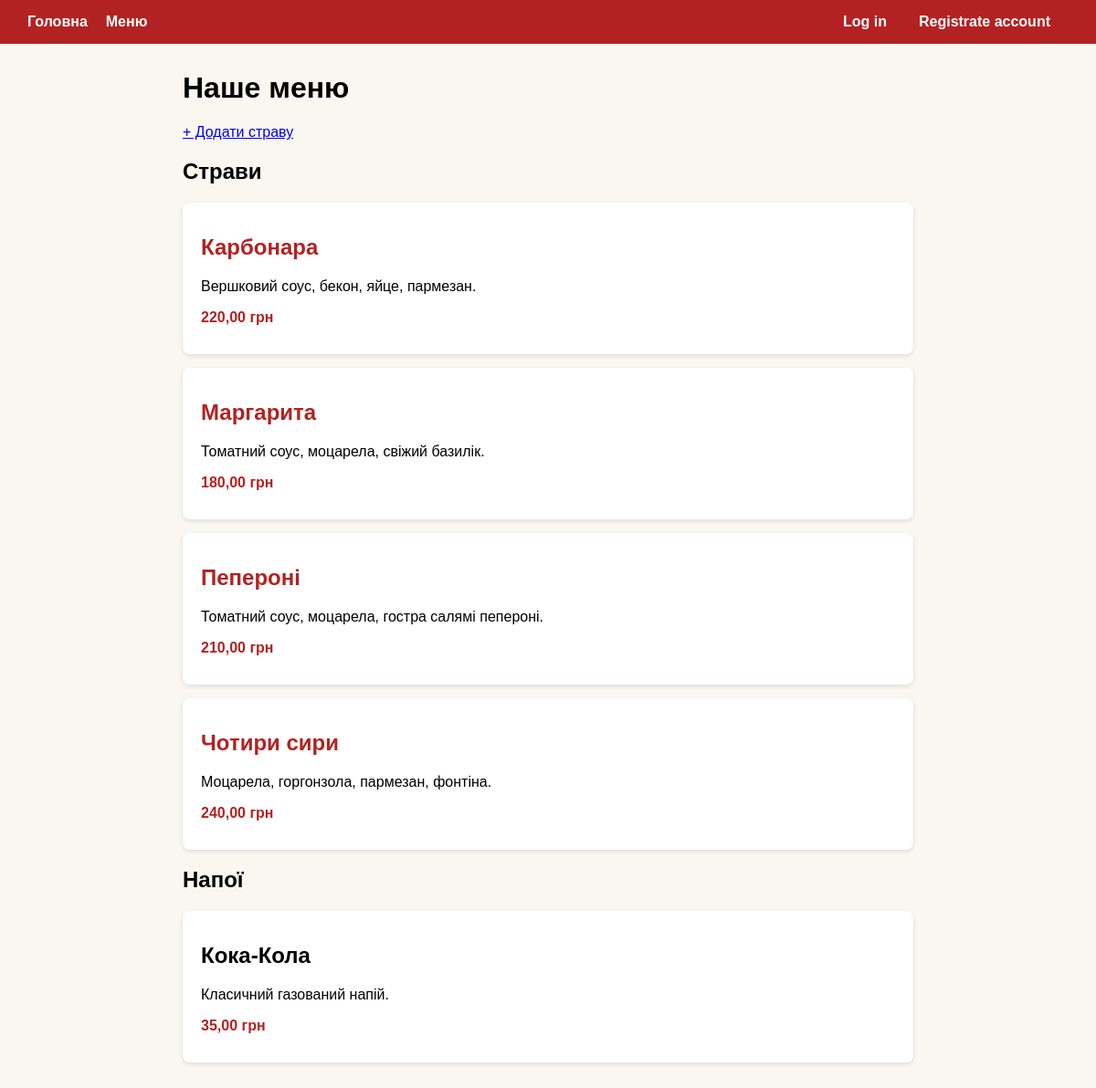
The app's page /menu/ with its own data.
### menu/models.py (models this page shows, shortened)
class Dish(models.Model):
    name = models.CharField("Назва", max_length=150)
    description = models.TextField("Опис", blank=True)
    price = models.DecimalField("Ціна, грн", max_digits=7, decimal_places=2)
    category = models.ForeignKey(Category,on_delete=models.CASCADE, related_name="dishes", verbose_name="Категорія" )
    is_available = models.BooleanField("Є в наявності", default=True)
    created_at = models.DateTimeField("Додано", auto_now_add=True)
    class Meta:
        verbose_name = "Страва"
        verbose_name_plural = "Страви"
        ordering = ["name"]

class Drink(models.Model):
    name = models.CharField("Назва", max_length=150)
    description = models.TextField("Опис", blank=True)
    price = models.DecimalField("Ціна, грн", max_digits=7, decimal_places=2)
    is_available = models.BooleanField("Є в наявності", default=True)
    created_at = models.DateTimeField("Додано", auto_now_add=True)
    class Meta:
        verbose_name = "Напій"
        verbose_name_plural = "Напої"
        ordering = ["name"]

### menu/views.py (the view)
# urls.py: path("menu/", views.menu_list, name="menu_list"),
def menu_list(request):
    dishes = Dish.objects.select_related("category").all()
    drinks = Drink.objects.filter(is_available=True)
    return render(
        request,
        "menu/menu_list.html",
        {"dishes": dishes, "drinks": drinks}
    )

### menu/templates/menu/menu_list.html (shortened to what this page needs)
{% extends "menu/base.html" %}
{% block content %}
<h1>Наше меню</h1>
<p>
    <a href="{% url 'menu:dish_create' %}">
        + Додати страву
    </a>
</p>
<h2>Страви</h2>
{% for dish in dishes %}
<article class="card">
    <h2><a href="{% url 'menu:dish_detail' dish.id %}">{{ dish.name }}</a></h2>
    <p>{{ dish.description }}</p>
    <p class="price">{{ dish.price }} грн</p>
</article>
{% empty %}
<p>Наразі страв немає.</p>
{% endfor %}
<h2>Напої</h2>
{% for drink in drinks %}
<article class="card">
    <h2>{{ drink.name }}</h2>
    <p>{{ drink.description }}</p>
    <p class="price">{{ drink.price }} грн</p>
</article>
{% empty %}
<p>Наразі напоїв немає.</p>
{% endfor %}
{% endblock %}

### menu/templates/menu/base.html (shortened to what this page needs)
<!DOCTYPE html>
<html lang="uk">
<head>
</head>
<body>
    <nav>
        <a href="{% url 'menu:home' %}">Головна</a>
        <a href="{% url 'menu:menu_list' %}">Меню</a>
        <div class="nav-right">
            {% if user.is_authenticated %}
            <span>{{user.username}}</span>
            <a href="{% url 'accounts:logout' %}">Вийти</a>
            {% else %}
                <a href="{% url "accounts:login" %}">Log in</a>
                <a href="{% url "accounts:register" %}">Registrate account</a>
            {% endif %}
        </div>
    </nav>
    <main>
        {% block content %}{% endblock %}
    </main>
</body>
</html>

### menu/templates/menu/base.html (style rules this page uses)
body { font-family: Arial, sans-serif; margin: 0; background: #faf6f0; }
nav { background: #b22222; padding: 15px 30px; display: flex; align-items: center; }
nav a { color: white; text-decoration: none; margin-right: 20px; font-weight: bold; }
.nav-right { margin-left: auto; color: white; display: flex; align-items: center; gap: 15px; }
main { max-width: 800px; margin: 30px auto; padding: 0 20px; }
.card { background: white; padding: 15px 20px; margin-bottom: 15px; border-radius: 8px; box-shadow: 0 2px 5px rgba(0, 0, 0, 0.1); }
.price { color: #b22222; font-weight: bold; }
.card a { color: #b22222; text-decoration: none; }

### records on screen
Dish: name "Карбонара", description "Вершковий соус, бекон, яйце, пармезан.", price "220,00"
Dish: name "Маргарита", description "Томатний соус, моцарела, свіжий базилік.", price "180,00"
Dish: name "Пепероні", description "Томатний соус, моцарела, гостра салямі пепероні.", price "210,00"
Dish: name "Чотири сири", description "Моцарела, горгонзола, пармезан, фонтіна.", price "240,00"
Drink: name "Кока-Кола", description "Класичний газований напій.", price "35,00"
